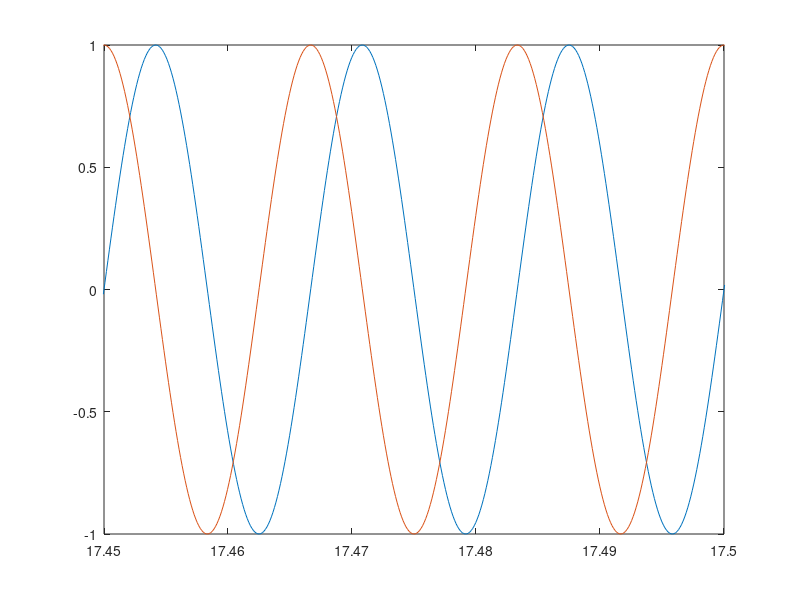

MATLAB code to generate this figure:

f=60;
fs=8192;
N=762520;
A=1;
fase=pi/2;

discreto=1:N;
t=discreto/fs;
g1=A*sin(2*pi*f*t);
g2=A*sin(2*pi*f*t+fase);

plot(t,g1);
hold on;
plot(t,g2);
xlim([17.45 17.5]);